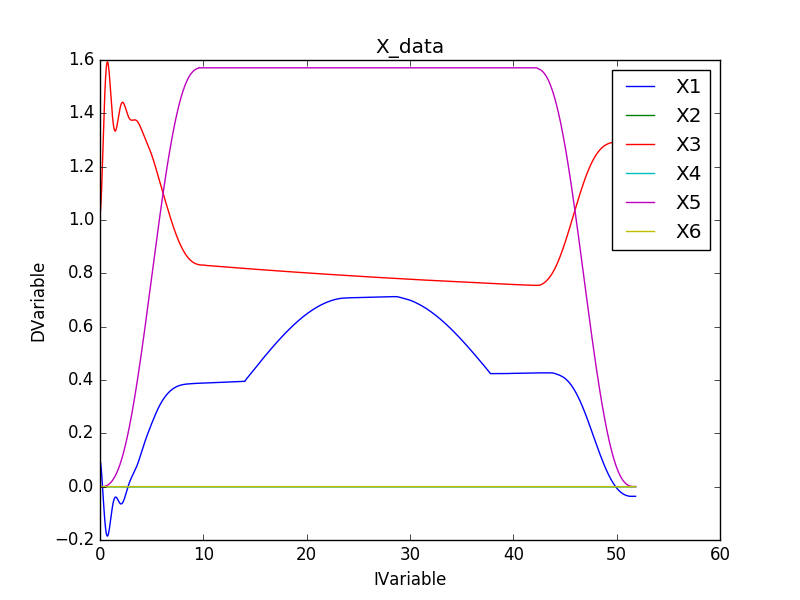
#> input picture catkin_ws/src/opencv_learn/data/first_picture.png, 800 x 600 px
$ python first_opencv.py
#> lines starting #> are read from the running program, lines starting #| are printed output that depends on the picture
#!/usr/bin/env python
# -*-coding:utf-8-*-
#本文档用于测试opencv
#程序员：陈永厅
#版权：哈尔滨工业大学
#日期：初稿：2020/8/3

import cv2 as cv
import os

file_path = os.path.abspath(os.path.join(os.getcwd(), "./", "data"))
file_name = "first_picture.png"
path = os.path.join(file_path, file_name)

#加载灰色图片
img = cv.imread(path, 0)
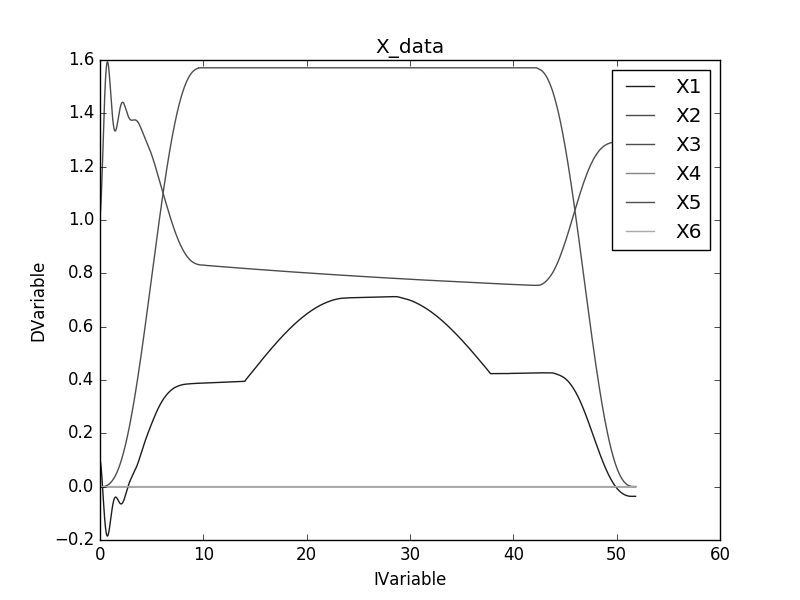
#> img: shape (600, 800); min 0, max 255, mean 249.4

#创建一个窗口，非必要
cv.namedWindow('image', cv.WINDOW_NORMAL)

#显示图片
cv.imshow("image", img)

#保存图片
cv.imwrite("image1.jpg", img)

#延时,设置为0,无限期延时，等待键盘反应
cv.waitKey(0)

#关闭窗口
cv.destroyAllWindows()
